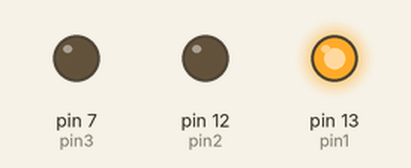
The sketch below on a simulated Arduino Uno, built with avr-gcc and run on an emulated ATmega328P. On the bench: output pins drawn as LEDs (lit = HIGH).

Above: at 0.5 s.
At 2.5 s:
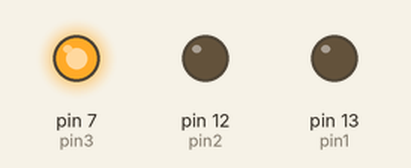
At 4.5 s:
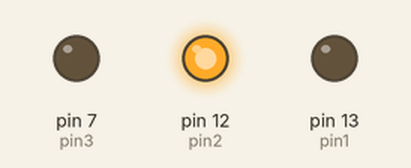
At 5.5 s:
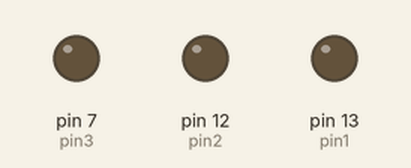
Timing chart, 0 to 7.8 s (numbered marks = the images above):
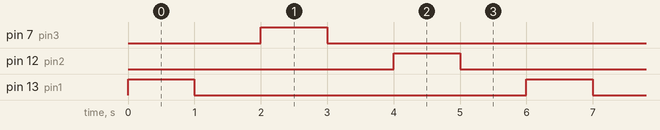

Measured:
- by itself, pin 7 (pin3), pin 12 (pin2), pin 13 (pin1): alternates HIGH for 1.0 s and LOW for 5.0 s
- by itself, everything shown: repeats every 6.0 s, in 6 steps

The sketch:

Lab1.ino
```cpp
/// CS-362 Lab 1 ///
// Name: Fnu Nousheerwan //
// Netid: fnoush2 //
// UIN: 659029851 //

// Description: The code activates three different pins on the arduino
// and then activates 3 led's with a unique sequence mentioned in the Lab 1 manual ///
// References: Used the references mentioned in the Lab manual and shown in Lecture ///


int pin1=13, pin2=12, pin3=7;
void setup(){
  // put your setup code here, to run once:
pinMode(pin1, OUTPUT);
pinMode(pin2, OUTPUT);
pinMode(pin3, OUTPUT);
}

void loop() {

    // For the led on the Arduino

  digitalWrite(pin1, HIGH);   // turn the LED on (HIGH is the voltage level)
  delay(1000);                       // wait for a second
  digitalWrite(pin1, LOW);    // turn the LED off by making the voltage LOW
  delay(1000);

  // For the red led ///

  // put your main code here, to run repeatedly:
  digitalWrite(pin3, HIGH);   // turn the LED on (HIGH is the voltage level)
  delay(1000);                       // wait for a second
  digitalWrite(pin3, LOW);    // turn the LED off by making the voltage LOW
  delay(1000);

  // For the green led ///

  digitalWrite(pin2, HIGH);   // turn the LED on (HIGH is the voltage level)
  delay(1000);                       // wait for a second
  digitalWrite(pin2, LOW);    // turn the LED off by making the voltage LOW
  delay(1000);


}
```
